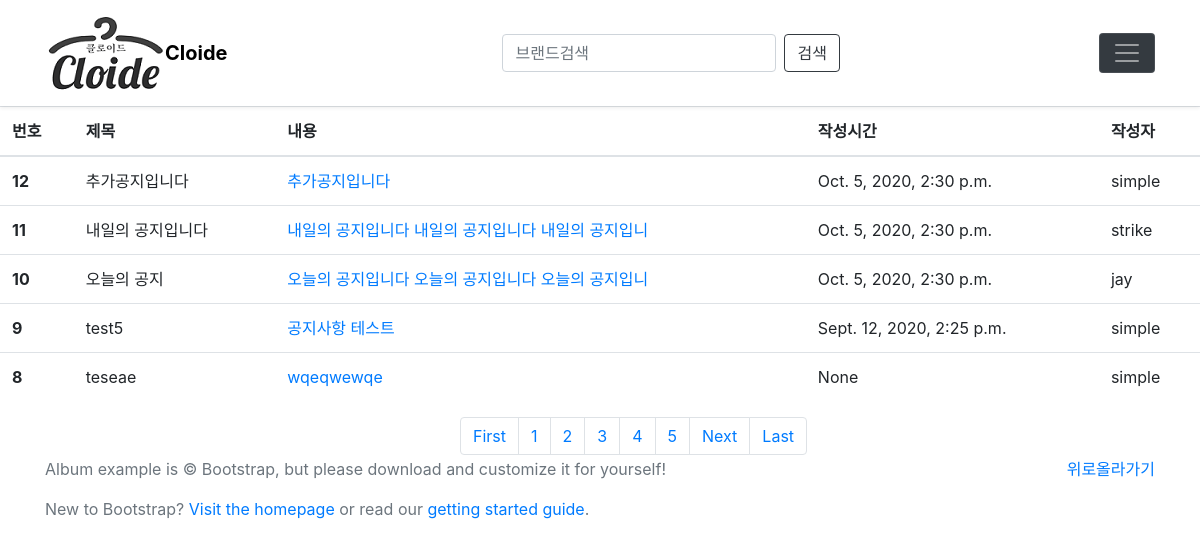
/notice/notice/, run on the app's committed database.
### notice/models.py (models this page shows, shortened)
class Notice(models.Model):
    title = models.CharField(max_length=200)
    pub_date = models.DateTimeField('date published')
    body = models.TextField()
    author = models.CharField(max_length=100, default="simple")
    def summary(self):
        return self.body[:30]

### notice/views.py (the view)
# urls.py: path('',notice.views.notice, name = "notice"),
def notice(request):
    notices = Notice.objects
    notice_list = Notice.objects.all().order_by('-id')
    paginator = Paginator(notice_list,5)
    page = request.GET.get('page')
    articles = paginator.get_page(page)
    return render(request, "notice.html", {'notices':notices, 'articles':articles})

### notice/templates/notice.html (shortened to what this page needs)
{% extends 'base.html' %}
{% load static %}
{% block content %}
<head>
  <link rel="stylesheet" href="https://stackpath.bootstrapcdn.com/bootstrap/4.5.2/css/bootstrap.min.css">
</head>
<table class="table">
  <thead class="first_row">
    <tr>
      <th scope="col">번호</th>
      <th scope="col">제목</th>
      <th scope="col">내용</th>
      <th scope="col">작성시간</th>
      <th scope="col">작성자</th>
    </tr>
  </thead>
  <tbody>
    {% for notice in articles %}
      <tr>
        <th scope="row">{{notice.id}}</th>
        <td>{{notice.title}}</td>
        <td><a href= "{% url 'detail' notice.id %}" >{{notice.summary}}</a></td>
        <td>{{notice.pub_date}}</td>
        <td>{{notice.author}}</td>
      </tr>
    {% endfor %}
  </tbody>
</table>
  <nav aria-label="Page navigation example">
  <div class="container_page">
    <ul class="pagination">
      <li class="page-item"><a class="page-link" href ="?page=1">First</a>
      <li class="page-item"><a class="page-link" href="?page=1">1</a></li>
      <li class="page-item"><a class="page-link" href="?page=2">2</a></li>
      <li class="page-item"><a class="page-link" href="?page=3">3</a></li>
      <li class="page-item"><a class="page-link" href="?page=4">4</a></li>
      <li class="page-item"><a class="page-link" href="?page=5">5</a></li>
      {% if articles.has_next %}
      <li class="page-item"><a class="page-link" href="?page={{ articles.next_page_number }}">Next</a></li>
      {% endif %}
      <li class="page-item"><a class="page-link" href ="?page={{ articles.paginator.num_pages }}">Last</a>
    </ul>
    </nav>
{% endblock %}

### cloide/templates/base.html (style rules this page uses)
body { font-family:GmarketSansLight; }
a { text-decoration: none; color: #000; }

### notice/templates/notice.html (style rules this page uses)
.container_page { display:flex; position : relative; width:280px; height:40px; margin:0 auto; }
nav { margin-bottom:100px auto; }

### data on the page
Notice: id "12", title "추가공지입니다", summary "추가공지입니다", pub_date "Oct. 5, 2020, 2:30 p.m.", author "simple"
Notice: id "11", title "내일의 공지입니다", summary "내일의 공지입니다 내일의 공지입니다 내일의 공지입니", pub_date "Oct. 5, 2020, 2:30 p.m.", author "strike"
Notice: id "10", title "오늘의 공지", summary "오늘의 공지입니다 오늘의 공지입니다 오늘의 공지입니", pub_date "Oct. 5, 2020, 2:30 p.m.", author "jay"
Notice: id "9", title "test5", summary "공지사항 테스트", pub_date "Sept. 12, 2020, 2:25 p.m.", author "simple"
Notice: id "8", title "teseae", summary "wqeqwewqe", pub_date "None", author "simple"
